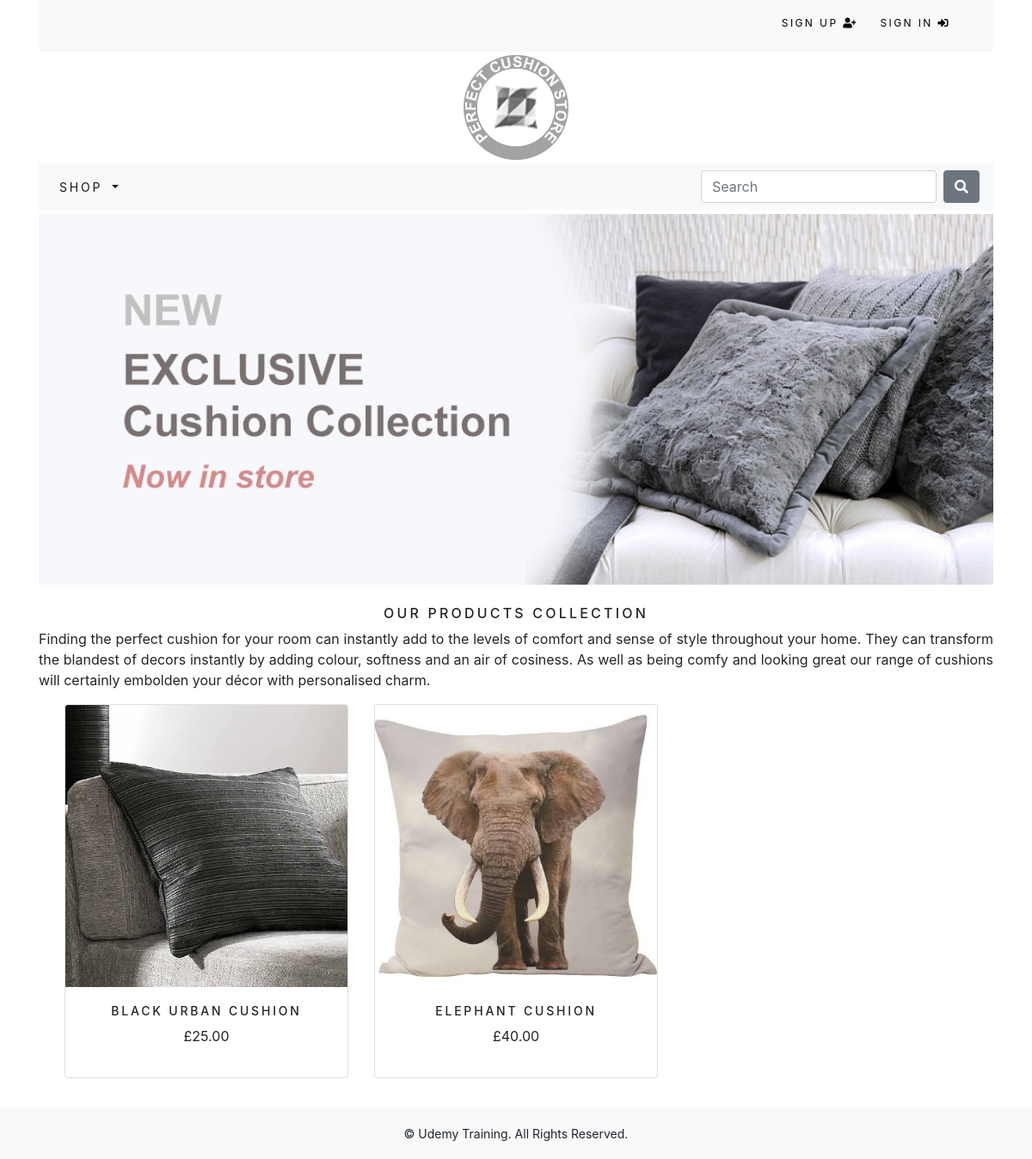
The app's page /shop/ with its own data.
### shop/models.py (models this page shows, shortened)
class Product(models.Model):
    name = models.CharField(max_length=250, unique=True)
    slug = models.SlugField(max_length=250, unique=True)
    description = models.TextField(blank=True)
    category = models.ForeignKey(Category, on_delete=models.CASCADE)
    price = models.DecimalField(max_digits=10, decimal_places=2)
    image = models.ImageField(upload_to='product', blank=True)
    stock = models.IntegerField()
    available = models.BooleanField(default=True)
    created = models.DateTimeField(auto_now_add=True)
    updated = models.DateTimeField(auto_now=True)
    class Meta:
        ordering = ('name',)
        verbose_name = 'Product'
        verbose_name_plural = 'Products'
    def get_url(self):
        return reverse('shop:product_detail', args=[self.category.slug, self.slug])

### shop/views.py (the view)
# urls.py: path('', views.allProducts, name='allProducts'),
def allProducts(request, c_slug=None):
    c_page = None
    products_list = None
    if c_slug!=None:
        c_page = get_object_or_404(Category, slug=c_slug)
        products_list = Product.objects.filter(category=c_page, available=True)
    else:
        products_list = Product.objects.all().filter(available=True)
    paginator = Paginator(products_list, 6)
    try:
        page = int(request.GET.get('page','1'))
    except:
        page = 1
    try:
        products = paginator.page(page)
    except (EmptyPage, InvalidPage):
        products = paginator.page(paginator.num_pages)
    return render(request, 'shop/category.html', {'category': c_page, 'products': products})

### cart/context_processor.py (called while the page is built)
def counter(request):
    item_count = 0
    if 'admin' in request.path:
        return {}
    else:
        try:
            cart = Cart.objects.filter(cart_id=_cart_id(request))
            cart_items = CartItem.objects.all().filter(cart=cart[:1])
            for cart_item in cart_items:
                item_count += cart_item.quantity
        except Cart.DoesNotExist:
            item_count = 0
        return dict(item_count = item_count)

### cart/views.py (called while the page is built)
def _cart_id(request):
    cart = request.session.session_key
    if not cart:
        cart=request.session.create()
    return cart

### shop/context_processor.py (called while the page is built)
def menu_links(request):
    links = Category.objects.all()
    return dict(links=links)

### shop/models.py (called while the page is built)
    def get_url(self):
        return reverse('shop:products_by_category', args=[self.slug])

### shop/templates/shop/category.html (shortened to what this page needs)
{% extends "base.html" %}
{% load staticfiles %}
{% block content %}
	<div class="mx-auto">
	{% if category %}
		<img class="my_image" src="{{category.image.url}}" alt="{{category.name}}">
	</div>
	<br>
	<div>
		<h1 class="text-center my_title">{{category.name}}</h1>
		<p class="text-justify">{{category.description}}</p>
	</div>
	{% else %}
		<img class="my_image my_image_padding" src="{% static 'img/banner.jpg' %}" alt="Our Products Collection">
	</div>
	<br>
	<div>
		<h1 class="text-center my_title">Our Products Collection</h1>
		<p class="text-justify">Finding the perfect cushion for your room can instantly add to the levels of comfort and sense of style throughout your home. They can transform the blandest of decors instantly by adding colour, softness and an air of cosiness. As well as being comfy and looking great our range of cushions will certainly embolden your décor with personalised charm.</p>
	</div>
	{% endif %}
	<div class="container">
		<div class="row mx-auto">
			{% for product in products.object_list %}
				<div class="my_bottom_margin col-9 col-sm-12 col-md-4 col-md-12 col-lg-4">
					<div class="card text-center" style="min-width: 18rem;">
						<a href="{{product.get_url}}"><img class="card-img-top my_image" src="{{product.image.url}}" alt="{{product.name}}"></a>
						<div class="card-body">
							<h4>{{product.name}}</h4>
							<p>£{{product.price}}</p>
						</div>
					</div>
				</div>
			{% endfor %}
		</div>
		<br>
	</div>
{% endblock %}

### shop/templates/base.html (shortened to what this page needs)
{% load staticfiles %}
<!DOCTYPE html>
<html lang="en">
<head>
    <link rel="stylesheet" href="{% static 'css/custom.css' %}">
    <link rel="stylesheet" href="https://stackpath.bootstrapcdn.com/bootstrap/4.1.3/css/bootstrap.min.css">
		<link rel="stylesheet" href="https://use.fontawesome.com/releases/v5.2.0/css/all.css">
</head>
<body>
	<div class="container">
		<div class="container-fluid bg-light navbar-fixed-top my_top_navbar_div">
			{% include 'top-navbar.html' %}
		</div>
		{% include 'header.html' %}
		{% include 'navbar.html' %}
		{% block content %}
		{% endblock %}
	</div>
		{% include 'footer.html' %}
</body>
</html>

### shop/templates/top-navbar.html
<div class="container">
	<div class="my_custom_menu">
		<ul>
			{% if request.user.is_authenticated and request.user.first_name %}
			<li>
				Welcome, <a href="#" class="dropdown-toggle" data-toggle="dropdown" aria-haspopup="true" aria-expandable="false">{{ request.user.first_name }} <i class="fas fa-user-circle"></i></a>
				<div class="dropdown-menu dropdown-menu-right">
					<a href="{% url 'order:order_history' %}" class="dropdrow-item">Order History</a>
				</div>
			</li>
			<li>
				<a href="{% url 'signout' %}">Sign Out <i class="fas fa-sign-out-alt"></i></a>
			</li>
			{% else %}
			<li>
				<a href="{% url 'signup' %}">Sign Up <i class="fas fa-user-plus"></i></a>
			</li>
			<li>
				<a href="{% url 'signin' %}">Sign In <i class="fas fa-sign-in-alt"></i></a>
			</li>
			{% endif %}
		</ul>
	</div>
</div>

### shop/templates/header.html
{% load staticfiles %}
<header>
	<center>
		<a href="{% url 'shop:allProducts' %}"><img src="{% static 'img/logo.png' %}" alt="Perfect Cushion Store"></a>
	</center>
</header>

### shop/templates/navbar.html (shortened to what this page needs)
<nav class="navbar navbar-expand-lg navbar-light bg-light">
  <div class="collapse navbar-collapse" id="navbarSupportedContent">
    <ul class="navbar-nav mr-auto">
      <li class="nav-item dropdown {% if 'shop' in request.path %}active{% endif %}">
        <a class="nav-link dropdown-toggle" href="#" id="navbarDropdown" role="button" data-toggle="dropdown" aria-haspopup="true" aria-expanded="false">
          Shop
        </a>
      </li>
    </ul>
    <form class="form-inline my-2 my-lg-0" action="{% url 'search:search_result' %}" method="get">
      <input class="form-control mr-sm-2" type="search" placeholder="Search" aria-label="Search" name="query">
      <button class="btn btn-secondary my-2 my-sm-0" type="submit"><i class="fas fa-search"></i></button>
    </form>
  </div>
</nav>

### shop/templates/footer.html
<div class="footer navbar-fixed-bottom my_footer">
	<p class="text-center">&copy; Udemy Training. All Rights Reserved.</p>
</div>

### shop/static/css/custom.css (style rules this page uses)
body { font-family: 'Roboto', sans-serif; }
.nav-item { letter-spacing: .2em; font-size: 14px; text-transform: uppercase; }
.my_footer { background-color: #f8f9fa; height: 60px; }
.my_footer p { padding-top: 20px; font-size: 14px; }
.my_image { width: 100%; height: auto; }
.my_title { font-size: 16px; text-transform: uppercase; letter-spacing: .2em; }
.my_image_padding { padding-top: 5px; }
.my_bottom_margin { margin-bottom: 10px; }
.card-body h4 { font-size: 14px; text-transform: uppercase; letter-spacing: .2em; }
.my_top_navbar_div { height: 60px; line-height: 50px; }
.my_custom_menu { text-align: right !important; }
.my_custom_menu ul li { list-style: none; color: #000; text-transform: uppercase; letter-spacing: .2em; font-size: 12px; padding-right: 20px; display: inline; }
.my_custom_menu ul li a { text-decoration: none; color: #000; list-style: none; text-transform: uppercase; letter-spacing: .2em; font-size: 12px; }

### records on screen
Product: image (picture), name "BLACK URBAN CUSHION", price "25.00"
Product: image (picture), name "ELEPHANT CUSHION", price "40.00"
